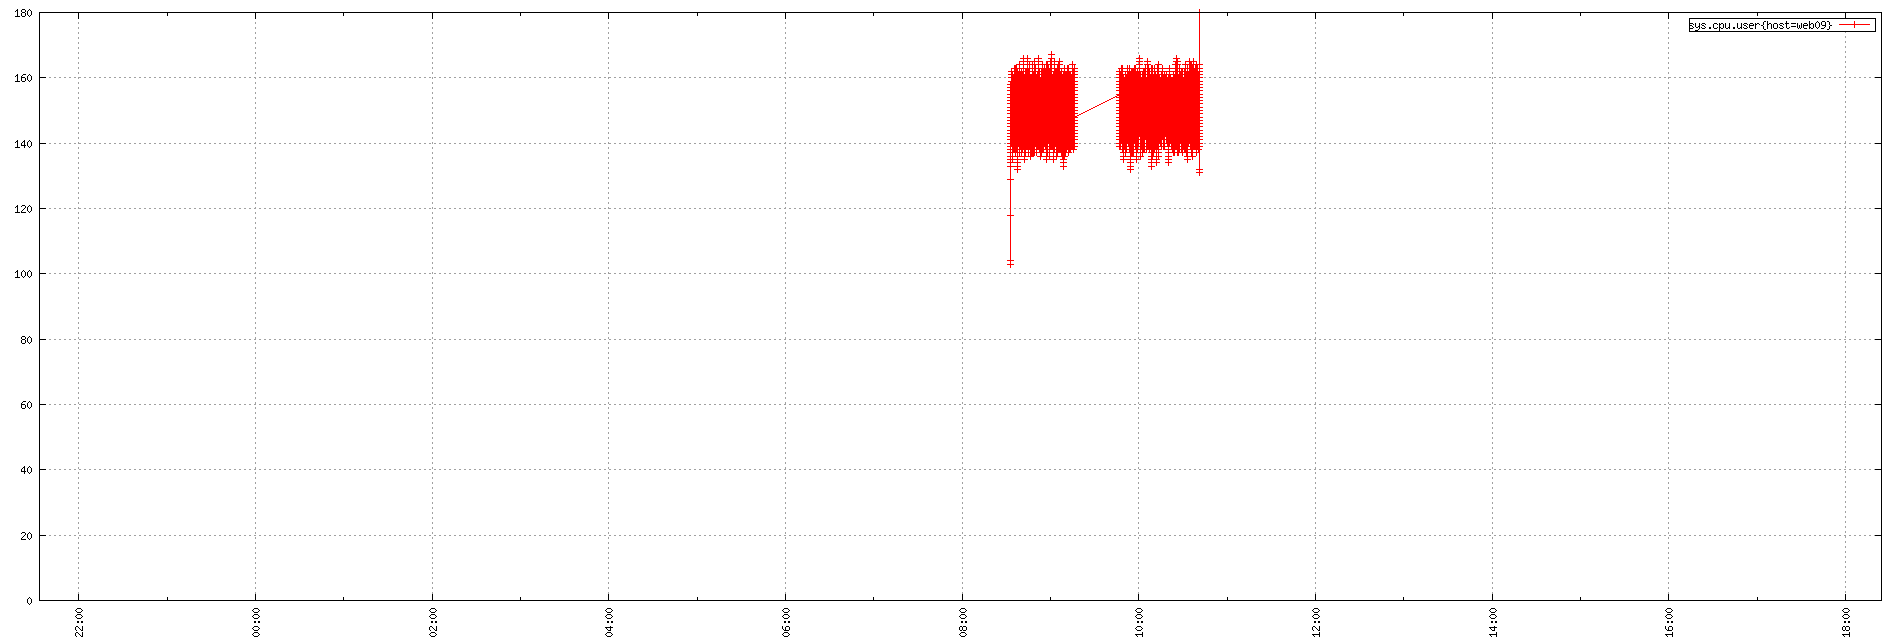

Reproduce this figure in gnuplot.
set term png small size 1900,644
set xdata time
set timefmt "%s"
if (GPVAL_VERSION < 4.6) set xtics rotate; else set xtics rotate right
set output "${TMPDIR-'tmp'}/tsd/f6cb43f0.png"
set xrange ["1673731992":"1673807069"]
set format x "%H:%M"
set grid
set style data linespoint
set key right box
set yrange [0:]
plot  "${TMPDIR-'tmp'}/tsd/f6cb43f0_0.dat" using 1:2 title "sys.cpu.user{host=web09}"
